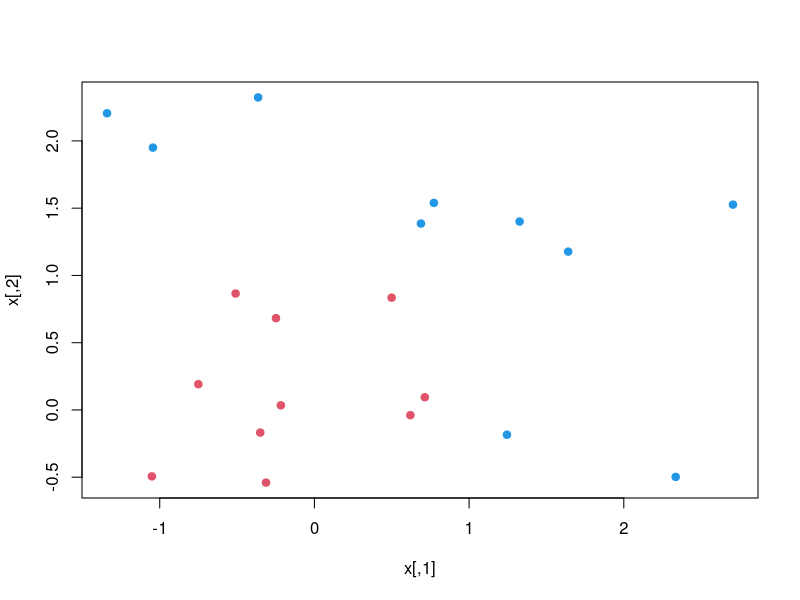
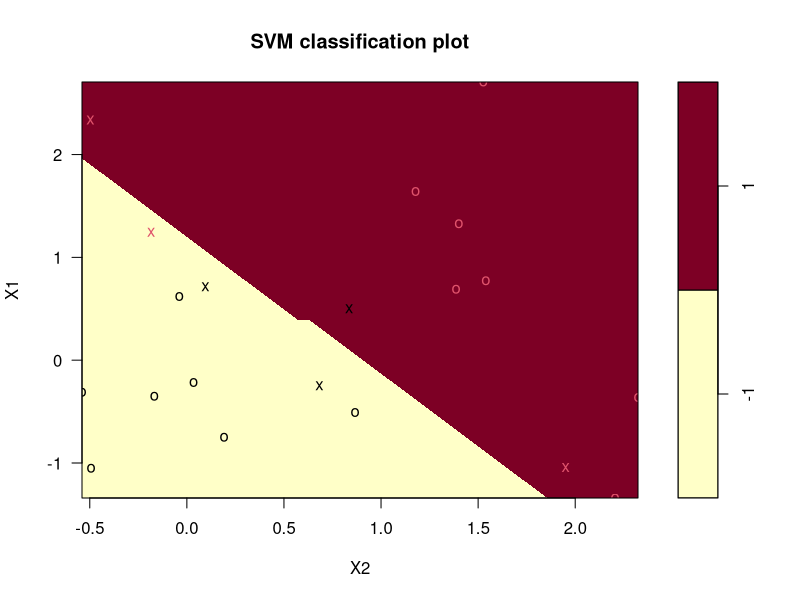
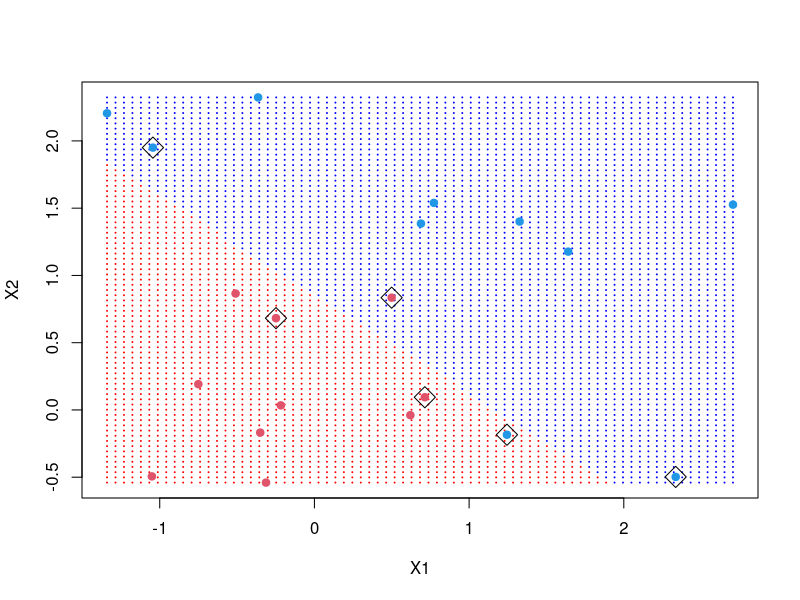
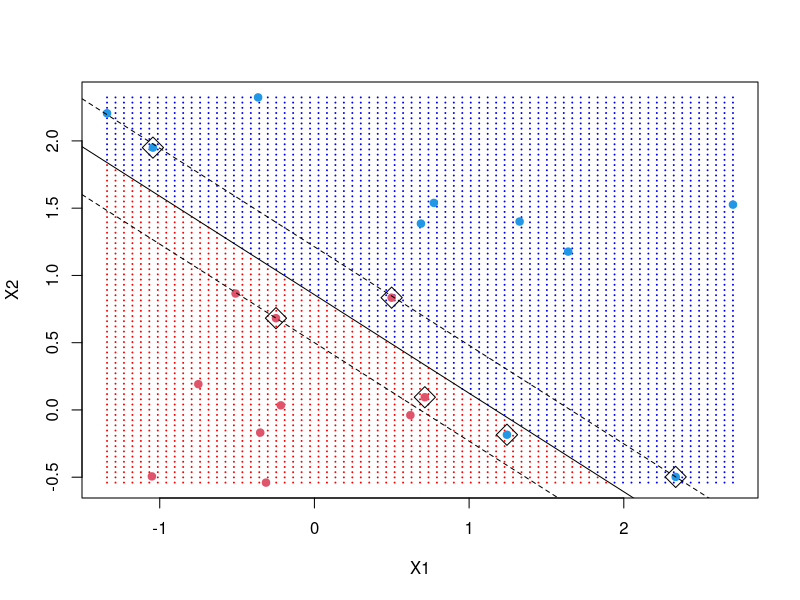
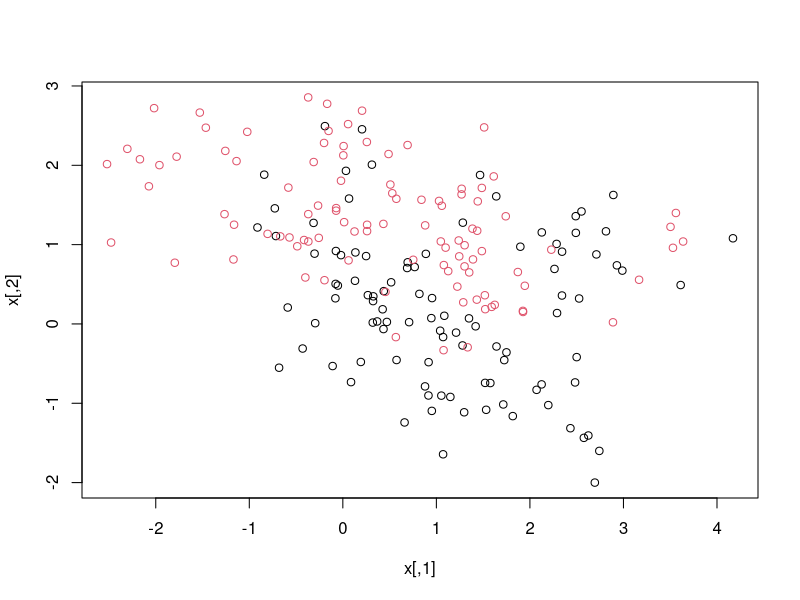
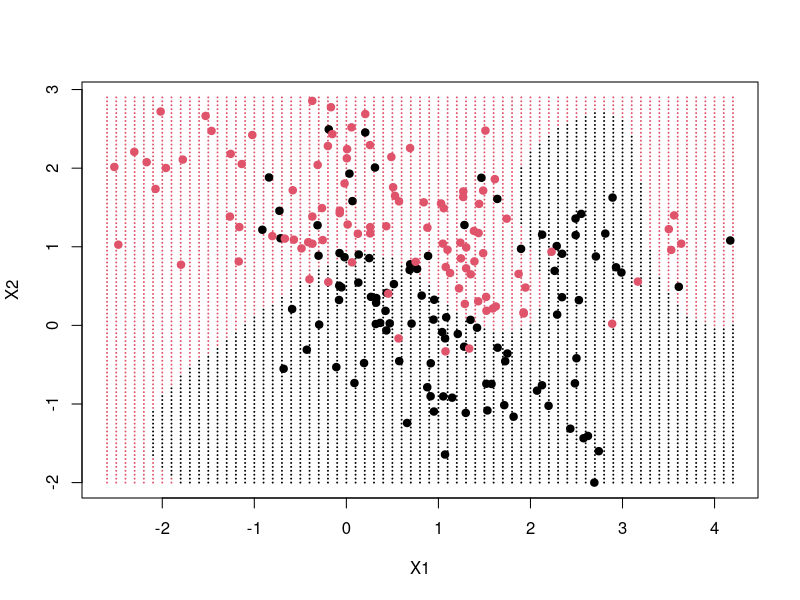
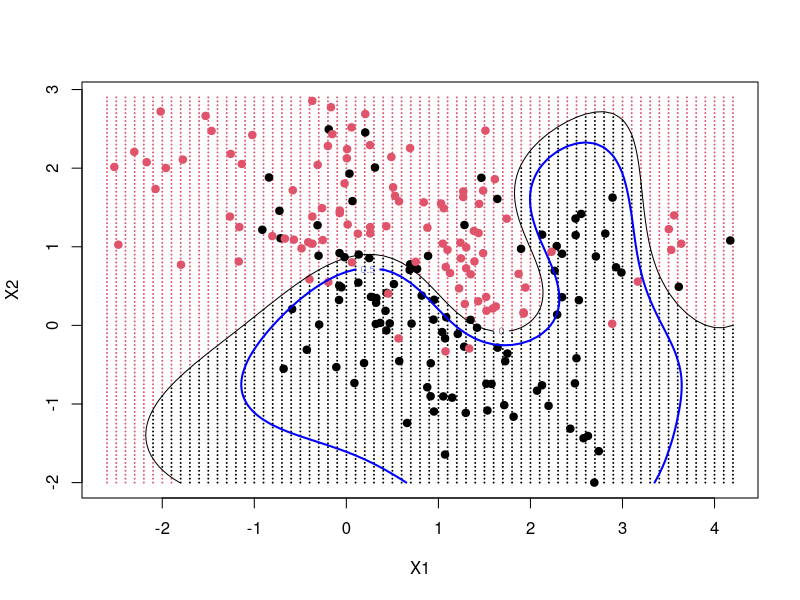

Generate these figures, in order, with R:
# ******************************************************
# Support Vector Machines - Basic Implementation   #####
# ******************************************************

# Source: https://www.datacamp.com/community/tutorials/support-vector-machines-r

# ---- Import Libraries/Load Data ----
library(e1071)
library(mda)

# ---- Linear SVM Classifier ----

set.seed(10111)
x <- matrix(rnorm(40), 20, 2)
y <- rep(c(-1, 1), c(10, 10))
x[y == 1,] <- x[y == 1,] + 1

# plot
plot(x, col = y + 3, pch = 19)

# SVM Model
my_data <- data.frame(x, y = as.factor(y))
svmfit  <- svm(y ~ ., data = my_data, kernel = "linear", cost = 10, scale = FALSE)

# Summary of SVM Model
print(svmfit)

plot(svmfit, my_data)

# Create a grid of values or a lattice of values for x1 and x2 
# that covers the whole domain on a fairly fine lattice
make.grid <- function(x, n = 75) {
  grange <- apply(x, 2, range)
  x1 <- seq(from = grange[1,1], to = grange[2,1], length = n)
  x2 <- seq(from = grange[1,2], to = grange[2,2], length = n)
  expand.grid(X1 = x1, X2 = x2)
}

# Let's take a look at the first few values of the lattice from 1 to 10.
xgrid <- make.grid(x)
xgrid[1:10,]


# Include index (a component of svmfit) in the plot
ygrid <- predict(svmfit, xgrid)
plot(xgrid, col = c("red","blue")[as.numeric(ygrid)], pch = 20, cex = .2)
points(x, col = y + 3, pch = 19)
points(x[svmfit$index,], pch = 5, cex = 2)

# Get the linear coefficients for the svm function
beta <- drop(t(svmfit$coefs)%*%x[svmfit$index,])
beta0 <- svmfit$rho

# Decision Boundary
plot(xgrid, col = c("red", "blue")[as.numeric(ygrid)], pch = 20, cex = .2)
points(x, col = y + 3, pch = 19)
points(x[svmfit$index,], pch = 5, cex = 2)
abline(beta0 / beta[2], -beta[1] / beta[2])
abline((beta0 - 1) / beta[2], -beta[1] / beta[2], lty = 2)
abline((beta0 + 1) / beta[2], -beta[1] / beta[2], lty = 2)


# ---- Non-Linear SVM Classifier ----
data(ESL.mixture)
names(ESL.mixture)

# remove x and y in the data [ESL.mixture]
rm(x, y)
attach(ESL.mixture)

# plot
plot(x, col = y + 1)

dat <- data.frame(y = factor(y), x)
fit <- svm(factor(y) ~ ., data = dat, scale = FALSE, kernel = "radial", cost = 5)

xgrid <- expand.grid(X1 = px1, X2 = px2)
ygrid <- predict(fit, xgrid)

# Decision Boundary
plot(xgrid, col = as.numeric(ygrid), pch = 20, cex = .2)
points(x, col = y + 1, pch = 19)

# plotting a non-linear decision boundary in 2 dimensions
func <- predict(fit, xgrid, decision.values = TRUE)
func <- attributes(func)$decision

xgrid <- expand.grid(X1 = px1, X2 = px2)
ygrid <- predict(fit, xgrid)
plot(xgrid, col = as.numeric(ygrid), pch = 20, cex = .2)
points(x, col = y + 1, pch = 19)

contour(px1, px2, matrix(func, 69, 99), level = 0, add = TRUE)
contour(px1, px2, matrix(func, 69, 99), level = 0.5, add = TRUE, col = "blue", lwd = 2)
